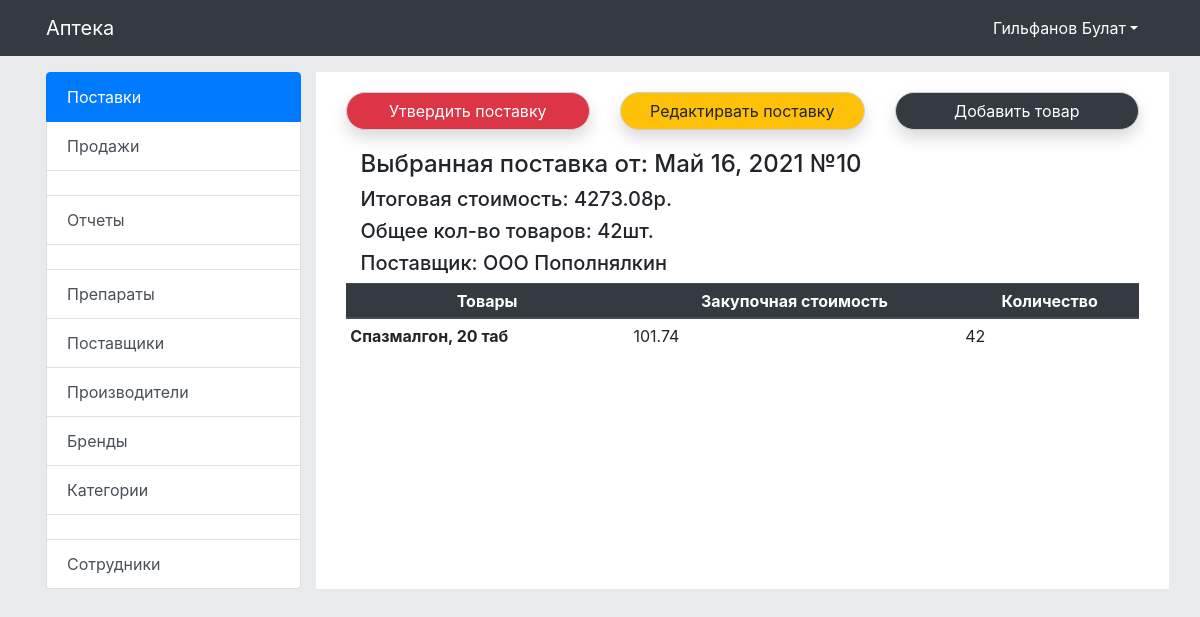
Page /app/postavki/10/elements/ (signed in) on the committed database.
### mainapp/models.py (models this page shows, shortened)
class postavki_list(models.Model):
    date_postavki = models.DateField('Дата поставки', default=None)
    total_price = models.FloatField('Итоговая стоимость', default=0)
    total_count = models.IntegerField('Общее кол-во товаров', default=0)
    postavchiki_id = models.ForeignKey(postavchiki_list, on_delete=models.CASCADE, verbose_name='Поставщик',
                                       default=None)
    status_postavki = models.BooleanField('Статус выполнения поставки', default=False)
    del_status = models.BooleanField('Статус удаления', default=True)
    class Meta:
        verbose_name = 'Поставка'
        verbose_name_plural = 'Поставки'
        db_table = 'postavki'

class postavchiki_list(models.Model):
    name = models.CharField('Название поставщика', max_length=256, default=None)
    address = models.TextField('Адрес поставщика', default=None)
    phone = models.CharField('Телефон поставщика', max_length=32, null=True)
    del_status = models.BooleanField('Статус удаления', default=True)
    class Meta:
        verbose_name = 'Поставщик'
        verbose_name_plural = 'Поставщики'
        db_table = 'postavchiki'
    def __str__(self):
        return self.name

class postavki_element_list(models.Model):
    preporat_id = models.ForeignKey(preporat_list, on_delete=models.CASCADE, verbose_name='Препарат',
                                    default=None)
    postavki_id = models.ForeignKey(postavki_list, on_delete=models.CASCADE, verbose_name='Поставка',
                                    default=None)
    postavka_price = models.FloatField('Закупочная стоимость', default=0)
    count = models.IntegerField('Количество', default=0)
    del_status = models.BooleanField('Статус удаления', default=True)
    class Meta:
        verbose_name = 'Поставки товар'
        verbose_name_plural = 'Поставки товары'
        db_table = 'postavki_element'

class preporat_list(models.Model):
    name = models.CharField('Название препарата', max_length=256, default=None)
    proizvoditel_id = models.ForeignKey(proizvoditel_list, on_delete=models.CASCADE, verbose_name='Производитель',
                                        default=None)
    pod_category_preporat_id = models.ForeignKey(pod_category_preporat_list, on_delete=models.CASCADE,
                                                 verbose_name='Подкатегория',
                                                 default=None)
    brend_id = models.ForeignKey(brend_list, on_delete=models.CASCADE, verbose_name='Брэнд',
                                 default=None)
    price = models.FloatField('Цена', default=0)
    count = models.IntegerField('Кол-во препарата в наличии', default=0)
    recept = models.BooleanField('Требование рецепта', default=False)
    del_status = models.BooleanField('Статус удаления', default=True)
    class Meta:
        verbose_name = 'Препарат'
        verbose_name_plural = 'Препараты'
        db_table = 'preporats'
    def __str__(self):
        return str(self.name)

### mainapp/views.py (the view, shortened to what this page needs)
# urls.py: re_path(r'postavki/([0-9]+)/elements/', views.postavki_elem),
def postavki_elem(request, postavka_id):
    arguments = {}
    arguments.update(name_tag=['товар', 'Товары', 'товаров', 'товара', 'поставку'])
    arguments.update(form=postavki_element_Form)
    try:
        arguments.update(data_search=postavki_element_list.objects.all().filter(del_status=1, postavki_id=postavka_id))
        data = []
        for i, item in enumerate(arguments['data_search']):
            data.append({'form': postavki_element_Form(instance=item), 'id': item.id})
        arguments.update(data_edit=data)
        arguments.update(postavka=postavki_list.objects.get(del_status=1, id=postavka_id))
        arguments.update(form_postavka=postavki_Form(instance=arguments['postavka']))
    except:
        pass
    if request.user.is_authenticated and has_group(request.user, 'Администратор'):
        if request.method == "GET":
            return render(request, 'mainapp/admin/postavki_elem_list.html', {'arguments': arguments})
        else:
            return HttpResponse('405 Method Not Allowed', status=405)
    return redirect('/')

### mainapp/templatetags/tags_jinja.py (called while the page is built)
@register.filter(name='has_group')
def has_group(user, group_name):
    group = Group.objects.get(name=group_name)
    return True if group in user.groups.all() else False

@register.filter(name='cheak_count_list')
def has_group(list):
    try:
        if len(list) > 0:
            return True
        else:
            return False
    except:
        return False

### mainapp/views.py (called while the page is built)
def has_group(user, group_name):
    from django.contrib.auth.models import Group
    group = Group.objects.get(name=group_name)
    return True if group in user.groups.all() else False

### mainapp/templates/mainapp/admin/postavki_elem_list.html (shortened to what this page needs)
{% extends 'base.html' %}
{% load tags_jinja %}
{% block content %}
    <div class="container">
        {% if arguments.postavka %}
            {% if not arguments.postavka.status_postavki %}
                <div class="row">
                    <div class="col">
                        <button type="button" class="btn btn-danger btn-block my_border" role="button"
                                data-toggle="modal"
                                data-target="#AcceptPostavkaModal">
                            Утвердить {{ arguments.name_tag.4 }}
                        </button>
                    </div>
                    <div class="col">
                        <button type="button" class="btn btn-warning btn-block my_border" role="button"
                                data-toggle="modal"
                                data-target="#EditPostavkaModal">
                            Редактирвать {{ arguments.name_tag.4 }}
                        </button>
                    </div>
                    <div class="col">
                        <button type="button" class="btn btn-dark btn-block my_border" role="button" data-toggle="modal"
                                data-target="#AddModal">
                            Добавить {{ arguments.name_tag.0 }}
                        </button>
                    </div>
                </div>
            {% endif %}
            {% if arguments.postavka %}
                <div class="col">
                    <div class="row">
                        <div class="col">
                            <h4>Выбранная поставка от: {{ arguments.postavka.date_postavki }}
                                №{{ arguments.postavka.id }}</h4>
                            <h5>Итоговая стоимость: {{ arguments.postavka.total_price }}р.</h5>
                            <h5>Общее кол-во товаров: {{ arguments.postavka.total_count }}шт.</h5>
                            <h5>Поставщик: {{ arguments.postavka.postavchiki_id }}</h5>
                        </div>
                    </div>
                </div>
            {% endif %}
            {% if arguments.data_search|cheak_count_list > 0 %}
                <div class="table-responsive">
                    <table class="table table-sm table-hover">
                        <thead class="thead-dark">
                        <tr>
                            <th scope="col" class="center">Товары</th>
                            <th scope="col" class="center">Закупочная стоимость</th>
                            <th scope="col" class="center">Количество</th>
                        </tr>
                        </thead>
                        <tbody>
                        {% if arguments.data_search|cheak_count_list > 0 %}
                            {% if not arguments.postavka.status_postavki %}
                                {% for data in arguments.data_search %}
                                    <tr role="button" data-toggle="modal" data-target="#EditModal_{{ data.id }}">
                                        <th scope="row" data-toggle="tooltip" data-placement="bottom"
                                            title="Нажмите для редактирования">{{ data.preporat_id }}</th>
                                        <td data-toggle="tooltip" data-placement="bottom"
                                            title="Нажмите для редактирования">{{ data.postavka_price }}</td>
                                        <td data-toggle="tooltip" data-placement="bottom"
                                            title="Нажмите для редактирования">{{ data.count }}</td>
                                    </tr>
                                {% endfor %}
                            {% endif %}
                        {% endif %}
                        </tbody>
                    </table>
                </div>
            {% else %}
                <div class="alert alert-danger my_border">
                    Нет {{ arguments.name_tag.2 }} в базе!
                </div>
            {% endif %}
            </div>
        {% else %}
            <div class="alert alert-danger my_border">
                Поставка не найдена!
            </div>
        {% endif %}
{% endblock %}

### templates/base.html (shortened to what this page needs)
<!doctype html>
{% load static %}
{% load tags_jinja %}
<html lang="ru">
<head>
    <link rel="stylesheet" href="https://stackpath.bootstrapcdn.com/bootstrap/4.3.1/css/bootstrap.min.css"
>
    <link rel="stylesheet" href="{% static 'css/style.css' %}"/>
    <link rel="stylesheet" href="https://cdnjs.cloudflare.com/ajax/libs/Chart.js/2.9.3/Chart.min.css"
/>
</head>
<body style="background-color:#e8eaec">
<div class="bg-dark header d-print-none" style="z-index: 10000" id="navbar">
    <nav class="container navbar navbar-expand-lg navbar-dark bg-dark">
        <a class="navbar-brand" href="/">Аптека</a>
        <div class="collapse navbar-collapse" id="navbarSupportedContent" style="justify-content: flex-end;">
            <ul class="nav bg-dark">
                {% if user.is_authenticated %}
                    <li class="nav-item dropdown">
                        <a class="nav-link dropdown-toggle" style="color:white" data-toggle="dropdown" role="button"
                           aria-haspopup="true"
                           aria-expanded="false">{{ user.last_name }} {{ user.first_name }}</a>
                    </li>
                {% endif %}
            </ul>
        </div>
    </nav>
</div>
<div class="container p-3">
    <div class="row">
        <div class="col-lg-3 col-xl-3 col-12">
            <div class="list-group">
                {% if user|has_group:"Администратор" or user|has_group:"Фармацевт" %}
                    {% if user|has_group:"Администратор" %}
                        <a href="/app/postavki/" class="list-group-item list-group-item-action {% if '/app/postavki/' in request.path %} active {% endif %}">Поставки</a>
                        <a href="/app/sell/" class="list-group-item list-group-item-action {% if '/app/sell/' in request.path %} active {% endif %}">Продажи</a>
                        <a href="#" class="list-group-item list-group-item-action disabled"></a>
                        <a href="/app/category/" class="list-group-item list-group-item-action">Отчеты</a>
                        <a href="#" class="list-group-item list-group-item-action disabled"></a>
                        <a href="/app/preporat/"
                           class="list-group-item list-group-item-action {% if '/app/preporat/' in request.path %} active {% endif %}">Препараты</a>
                        <a href="/app/postavchiki/"
                           class="list-group-item list-group-item-action {% if '/app/postavchiki/' in request.path %} active {% endif %}">Поставщики</a>
                        <a href="/app/proizvoditel/"
                           class="list-group-item list-group-item-action {% if '/app/proizvoditel/' in request.path %} active {% endif %}">Производители</a>
                        <a href="/app/brends/"
                           class="list-group-item list-group-item-action {% if '/app/brends/' in request.path %} active {% endif %}">Бренды</a>
                        <a href="/app/category/"
                           class="list-group-item list-group-item-action {% if '/app/category/' in request.path %} active {% endif %}">Категории</a>
                        <a href="#" class="list-group-item list-group-item-action disabled"></a>
                        <a href="/user/userlist/"
                           class="list-group-item list-group-item-action {% if '/user/userlist/' in request.path %} active {% endif %}">Сотрудники</a>
                    {% endif %}
                {% endif %}
            </div>
        </div>
        <div class="col-lg-9 col-xl-9 col-12" style="background: white">
            {% block content %}{% endblock %}
        </div>
    </div>
</div>
</body>
</html>

### static_loc/css/style.css (style rules this page uses)
.my_border { margin-bottom: 20px; border: 1px solid #cecfd3!important; border-radius: 20px 20px 20px 20px; margin-top: 20px; box-shadow: 0 .5rem 1rem rgba(0,0,0,.15)!important; }
.center { text-align: center; }

### rows in the picture
postavki_list: postavka.date_postavki "Май 16, 2021", postavka.id "10", postavka.total_price "4273.08", postavka.total_count "42", postavka.postavchiki_id "ООО Пополнялкин"
postavki_element_list: preporat_id "Спазмалгон, 20 таб", postavka_price "101.74", count "42"

### other values in the picture
{{ user.last_name }} "Гильфанов"
{{ user.first_name }} "Булат"
{{ arguments.name_tag.4 }} "поставку"
{{ arguments.name_tag.0 }} "товар"
